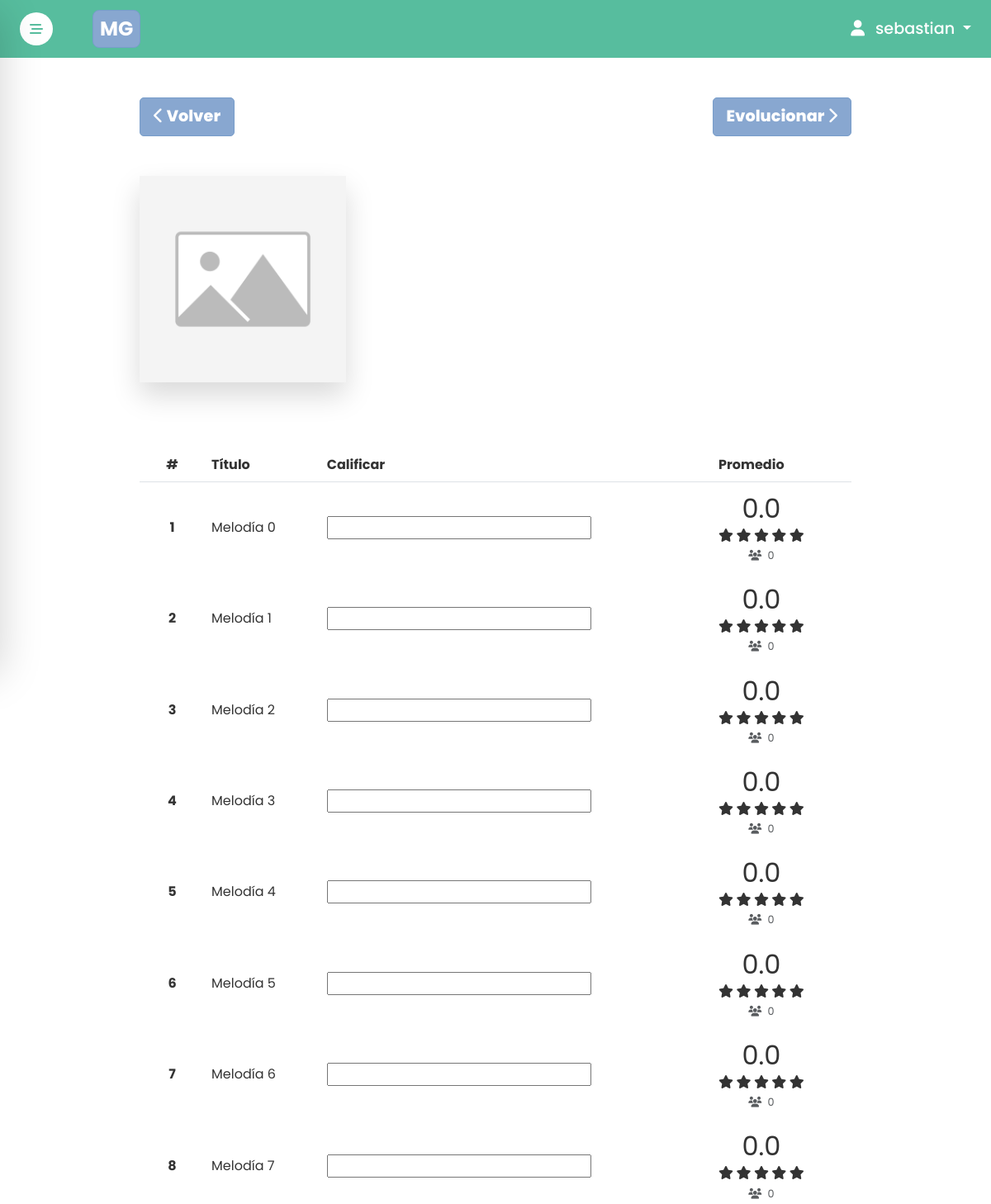
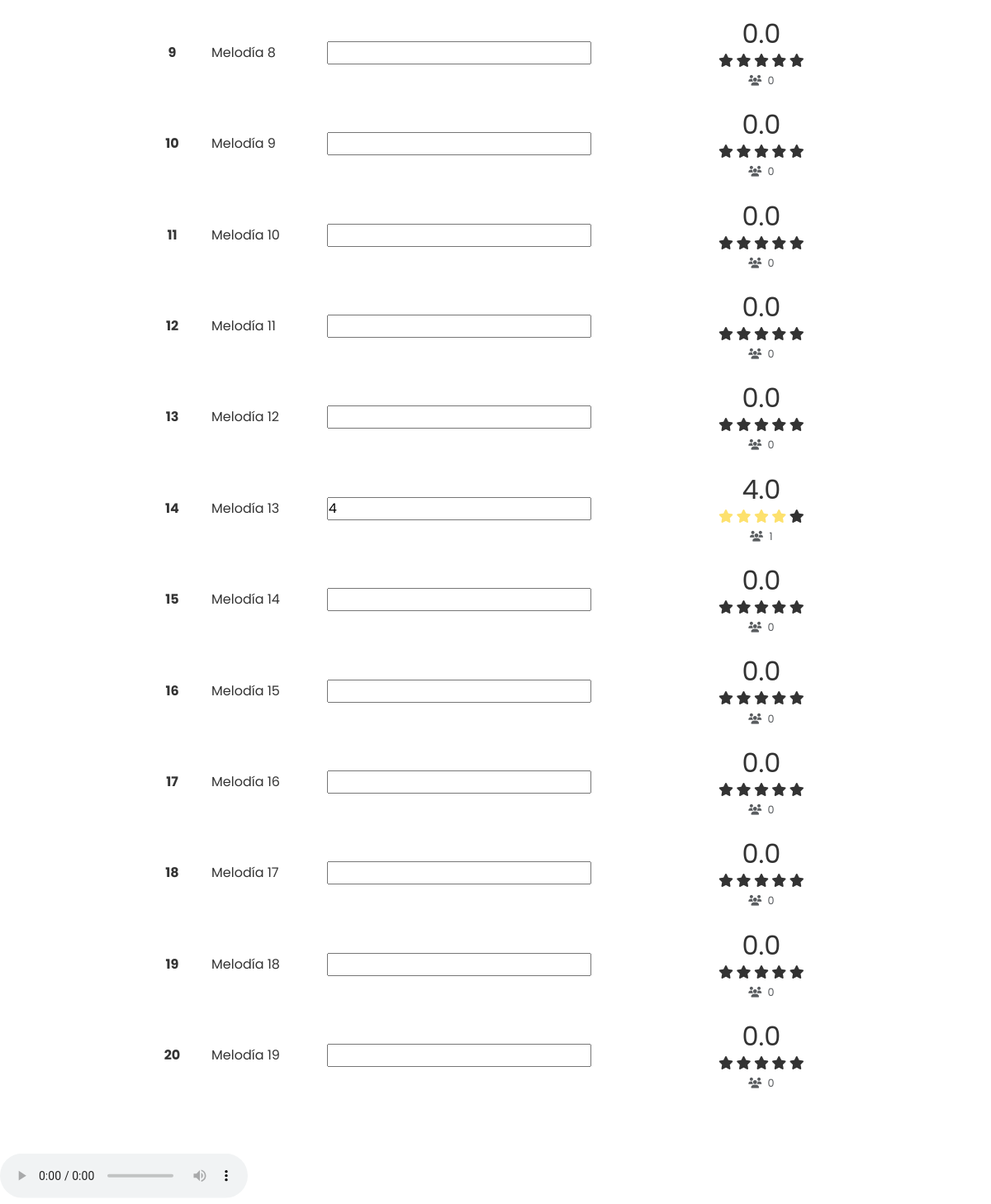
The app's page /ga/generations/1/ (signed in) with its own data (2 pictures, top to bottom).
### apps/ga/models.py (models this page shows, shortened)
class GeneratedMusic(models.Model):
    musical_representation = models.ForeignKey(
        MusicalRepresentation, on_delete=models.CASCADE)
    ga_info = models.ForeignKey(GeneticAlgorithmInfo, on_delete=models.CASCADE)
    melodies = models.ManyToManyField(GeneratedMelody)
    generation_number = models.PositiveIntegerField(default=1)
    created_at = models.DateTimeField(auto_now_add=True)
    duration = models.FloatField(default=0.0)
    img = models.ImageField(upload_to='img/', default='img/default.jpg')
    class Meta:
        ordering = ['-created_at']

class GeneratedMelody(models.Model):
    title = models.CharField(max_length=255)
    melody = models.FileField(upload_to='melodies/')
    user_rating = models.ManyToManyField('Evaluation')
    average_ratings = models.FloatField(
        default=0.0, validators=[MinValueValidator(0.0), MaxValueValidator(5.0)])
    generation = models.PositiveIntegerField(default=1)
    duration = models.FloatField(default=0.0)
    created_at = models.DateTimeField(auto_now_add=True)
    def user_has_rated(self, user):
        return self.user_rating.filter(user=user).exists()
    class Meta:
        ordering = ['-created_at']

### apps/ga/views.py (the view)
# urls.py: path('generations/<int:generations_id>/',
@login_required
def generations(request, generations_id):
    user = request.user
    generated_music = get_object_or_404(GeneratedMusic, pk=generations_id)
    latest_generation = generated_music.melodies.filter(
        generation=generated_music.generation_number).order_by('created_at')
    user_ratings = Evaluation.objects.filter(
        user=user, melody__in=latest_generation)
    user_ratings_data = {}  # Un diccionario para almacenar los datos de calificación
    for rating in user_ratings:
        user_ratings_data[rating.melody.id] = rating.rating
    user_ratings_json = json.dumps(user_ratings_data)  # Convertir a JSON
    for melody in latest_generation:
        melody.user_has_rated = melody.user_has_rated(user)
    return render(request, 'generations.html', {'melodies': latest_generation, 'user_ratings': user_ratings_json, 'user': user, 'generated_music': generated_music})

### apps/ga/templatetags/custom_filters.py (called while the page is built)
@register.filter
def replace_comma_with_dot(value):
    return str(value).replace(',', '.')

@register.filter
def replace_underscore_with_space(value):
    return str(value).replace('melody', 'melodía').capitalize().replace('_', ' ')

@register.filter
def durationformat2(duration):
    int_duration = int(duration)
    minutes, seconds = divmod(int_duration, 60)
    return f"{int(minutes)} min {int(seconds)} s"

@register.filter
def ordinal(value):
    if 10 <= value % 100 <= 20:
        suffix = 'º'
    else:
        suffix = {1: 'º', 2: 'º', 3: 'º'}.get(value % 10, 'º')
    return f"{value}{suffix}"

### apps/ga/templates/generations.html (shortened to what this page needs)
{% extends 'base.html' %}
{% block content %}
{% load custom_filters %}
<link rel="stylesheet" href="https://cdn.plyr.io/3.6.8/plyr.css">
<header class="masthead-album">
    <div class="d-flex justify-content-between align-items-center mb-3">
        <div class="container position-relative px-4 px-lg-5">
            <div class="row gx-4 gx-lg-5 justify-content-center">
                <div class="col-md-12 col-lg-11 col-xl-10">
                    <div class="d-flex justify-content-between align-items-center">
                        <div class="d-flex justify-content-start align-items-center ">
                            <a class="btn btn-primary " id="btn" href="/ga">
                                <i class="fa-solid fa-chevron-left"></i> Volver
                            </a>
                        </div>
                        {% if user.is_superuser %}
                        <div class="d-flex justify-content-start align-items-center">
                            <form method="post" action="evolve/">
                                <button type="submit" class="btn btn-primary mb-0">
                                    Evolucionar <i class="fa-solid fa-chevron-right"></i></button>
                            </form>
                        </div>
                        {% endif %}
                    </div>
                    <div class="d-flex justify-content-start align-items-end">
                        <img class="img img-fluid" src="{{ generated_music.img.url }}"
                            alt="Álbum {{ generated_music.id }}" style="height: 100%;" />
                        <div class="album w-100">
                            <div class="title-album">Álbum {{ generated_music.id }}</div>
                            <span class="text-album mb-0">{{ melodies.0.generation|ordinal }} Generación •
                        </div>
                    </div>
                </div>
            </div>
        </div>
    </div>
</header>
<div class="container playlist px-4 px-lg-5">
    <div class="row gx-4 gx-lg-5 justify-content-center">
        <div class="col-md-12 col-lg-11 col-xl-10">
            <div class="table-responsive">
                <table class="table table-hover table-borderless bg-trans">
                    <thead>
                        <tr class="header-table">
                            <th class="text-center number-col" scope="col">#</th>
                            <th scope="col">Título</th>
                            <th class="rate-col" scope="col">Calificar</th>
                            <th class="average-col" scope="col">Promedio</th>
                        </tr>
                    </thead>
                    <tbody class="border-top body-table">
                        {% for melody in melodies %}
                        <tr>
                            <td class="align-middle text-center number-play">
                                <button id="play-button-{{ melody.id }}" class="play-button"
                                    data-src="{{ melody.melody.url }}" data-melody-id="{{ melody.id }}"
                                    data-title="{{ melody.title | replace_underscore_with_space }}">
                                    <div class="melody-number">
                                        {{ forloop.counter }}
                                    </div>
                                </button>
                            </td>
                            <td class="align-middle melody-title">
                                <span class="">
                                    {{ melody.title | replace_underscore_with_space}}
                                </span>
                            </td>
                            <td class="align-middle">
                                <form style="width: min-content;" class="rate-form" data-melody-id="{{ melody.id }}"
                                    data-user-has-rated="{% if melody.user_has_rated %}true{% else %}false{% endif %}">
                                    <div class=" d-flex align-items-center justify-content-center"
                                        style="width: min-content;">
                                        <input id="rating-input-{{ melody.id }}" type="number" class="rating "
                                            name="rating" data-min="0" data-max="5" data-step="1" data-size="sm"
                                            data-show-clear="false" data-star-titles="false" data-show-caption="false"
                                            {% if melody.user_has_rated %} data-display-only="true" {% endif %}>
                                    </div>
                                </form>
                            </td>
                            <td class="align-middle average-row">
                                <div class="info-rating">
                                    <span class="average-ratings">
                                        {{ melody.average_ratings|replace_comma_with_dot }}
                                    </span>
                                    <div class="starss">
                                        {% with average_rating=melody.average_ratings|floatformat:"0" %}
                                        {% for i in "12345"|make_list %}
                                        {% if i <= average_rating %} <i class="fa fa-star full"></i>
                                            {% else %}
                                            <i class="fa fa-star empty"></i>
                                            {% endif %}
                                            {% endfor %}
                                            {% endwith %}
                                    </div>
                                    <div class="py-1">
                                        <div class="text-muted users">
                                            <i class="fa-solid fa-users me-1"></i>
                                            <span class="user_rating">
                                                {{ melody.user_rating.all.count }}
                                            </span>
                                        </div>
                                    </div>
                                </div>
                            </td>
                        </tr>
                        {% endfor %}
                    </tbody>
                </table>
            </div>
        </div>
    </div>
</div>
<div class="audio-bar">
    <audio id="audio-player" controls>
    </audio>
</div>
{% endblock %}

### templates/base.html (shortened to what this page needs)
<!DOCTYPE html>
<html lang="en">
<head>
    {% load static %}
    <link rel="stylesheet" href="https://cdnjs.cloudflare.com/ajax/libs/font-awesome/6.4.2/css/all.min.css">
    <link href="https://cdn.jsdelivr.net/npm/bootstrap@5.3.1/dist/css/bootstrap.min.css" rel="stylesheet"
>
    <link href="https://cdn.jsdelivr.net/gh/kartik-v/bootstrap-star-rating@4.1.2/css/star-rating.min.css" media="all"
        rel="stylesheet" type="text/css" />
    <link href="https://cdn.jsdelivr.net/gh/kartik-v/bootstrap-star-rating@4.1.2/themes/krajee-svg/theme.css"
        media=" all" rel="stylesheet" type="text/css" />
    <link href="{% static 'css/acco.css' %}" rel="stylesheet" type="text/css">
    <link href="{% static 'css/base.css' %}" rel="stylesheet" type="text/css">
    <link href="{% static 'css/sidebar.css' %}" rel="stylesheet" type="text/css">
    <link href="{% static 'css/home.css' %}" rel="stylesheet" type="text/css">
</head>
<body>
    <div class="main-container">
        {% if user.is_authenticated %}
        <div class="navbar-container">
            <nav class="navbar navbar-expand-md">
                <div class="container-fluid px-4">
                    <div class="d-flex justify-content-between align-items-center">
                        <button class="btn open-btn me-5 border-0 ">
                            <i class="fas fa-stream"></i>
                        </button>
                        <a class="navbar-brand" href="/">
                            MG
                        </a>
                    </div>
                    <div class="dropdown">
                        <span class="dropdown-toggle mb-0" id="profileDropdown" role="button" data-bs-toggle="dropdown"
                            aria-haspopup="true" aria-expanded="false">
                            <i class="fas fa-user me-2"></i>
                            {{user.username}} </span>
                    </div>
                </div>
            </nav>
        </div>
        {% endif %}
        <div {% if user.is_authenticated %} class="content" {% else %} class="auth-content" {% endif %}>
            {% block content %}{% endblock %}
        </div>
    </div>
</body>
</html>

### static/css/base.css (style rules this page uses)
:root { --color-background: #fff; --color-button: #88A7D0; --color-button-hover: #789DCA; --color-navigation-bar: #57BD9E; --color-secondary-heading: #2CA880; --color-primary-heading: #009D71; --color-text: #333; --color-card: #FBFAFB; --color-card-border: #E2E2E2; --color-control: #789DCA; }
* { padding: 0%; margin: 0%; box-sizing: border-box; font-family: 'Poppins', sans-serif; }
body { user-select: none; background: var(--color-background); }
.btn-primary { --bs-btn-bg: var(--color-button); --bs-btn-border-color: var(--color-button-hover); --bs-btn-hover-bg: var(--color-button-hover); --bs-btn-hover-border-color: var(--color-button-hover); --bs-btn-disabled-color: var(--color-text); --bs-btn-disabled-bg: var(--color-button); --bs-btn-disabled-border-color: var(--color-button); --bs-btn-focus-bg: var(--color-button-hover); --bs-btn-focus-border-color: var(--color-button-hover); --bs-btn-active-bg: var(--color-button-hover); --bs-btn-active-border-color: var(--color-button-hover); --bs-btn-font-size: 0.875rem; --bs-btn-font-weight: 800; --bs-btn-padding-x: 1rem; --bs-btn-padding-y: 0.5rem; --bs-btn-border-radius: 5px; transition: transform 0.2s ease-in-out; }
@media (min-width: 767px) { .btn-primary { font-size: 1.2rem; } }

### static/css/sidebar.css (style rules this page uses)
.navbar-container { background: var(--color-navigation-bar); position: fixed; z-index: 4; width: 100%; top: 0; color: var(--color-background); }
.open-btn, .close-btn { color: var(--color-background); }
.navbar { height: 70px; }
.content { width: 100%; position: relative; left: 0; transition: all 0.3s ease-in-out; padding-top: 70px; }

### static/css/home.css (style rules this page uses)
.full { color: #fde16d; font-size: 0.75rem; }
.empty { color: var(--color-text); font-size: 0.75rem; }
@media (min-width: 767px) { .full { font-size: 1rem; } }
@media (min-width: 767px) { .empty { font-size: 1rem; } }

### templates/base.html (style rules this page uses)
.navbar-brand { color: var(--color-background); padding: 0.25rem 0.5rem; border-radius: 0.5rem; border: 1px solid var(--color-button-hover); font-size: 1.5rem; font-weight: 700; background-color: var(--color-button); transform: scale(1.0); transition: all 0.3s ease; }
.open-btn { background-color: var(--color-background); color: var(--color-navigation-bar); border-radius: 50%; width: 40px; height: 40px; display: flex; align-items: center; justify-content: center; }
.dropdown-toggle { color: var(--color-background); font-size: 1.2rem; font-weight: 500; }

### apps/ga/templates/generations.html (style rules this page uses)
.users { font-size: 0.8rem; }
.play-button { height: 2.5rem; width: 2.5rem; background-color: transparent; border: none; cursor: pointer; transition: color 0.3s ease-in-out; border-radius: 50%; font-size: 1.5rem; padding: 0; outline: none; transform: scale(1); }
.starss { font-size: 0.8rem; }
.audio-bar { position: sticky; z-index: 2; bottom: 0; width: 100%; margin: 0; }
.info-rating { display: flex; flex-direction: column; align-items: center; flex-wrap: wrap; align-content: flex-start; left: 0; }
.average-ratings { font-size: 2rem; }
.melody-number { display: block; font-size: medium; font-weight: bold; }
.table { width: 100%; margin-bottom: 1rem; vertical-align: top; --bs-table-bg: transparent; --bs-table-active-bg: #88a7d040; --bs-table-hover-bg: #88a7d018; }
header.masthead-album .album { color: var(--color-background); margin-left: 2rem; }
header.masthead-album { padding-top: 3rem; padding-bottom: 1rem; background: no-repeat center center; background-size: cover; background-attachment: scroll; }
header.masthead-album .album .title-album { font-size: 5rem; font-weight: 900; margin-bottom: 1rem; }
header.masthead-album .album .text-album { font-size: 1rem; font-weight: 300; }
.img { width: 250px; height: 250px; object-fit: cover; box-shadow: 0 1rem 2rem rgba(0, 0, 0, 0.15); transition: all 0.3s ease-in-out; }
.header-table th { font-size: medium; color: var(--color-text); }
.melody-number { font-size: medium; color: var(--color-text) }
.melody-title { font-size: medium; }
.body-table td { color: var(--color-text); }
.average-col { display: block; }
.average-row { display: block; }

### records on screen
GeneratedMusic: img (placeholder picture)
GeneratedMelody: title "Melodía 0", average_ratings "0.0", user_rating.all.count "0"
GeneratedMelody: title "Melodía 1", average_ratings "0.0", user_rating.all.count "0"
GeneratedMelody: title "Melodía 2", average_ratings "0.0", user_rating.all.count "0"
GeneratedMelody: title "Melodía 3", average_ratings "0.0", user_rating.all.count "0"
GeneratedMelody: title "Melodía 4", average_ratings "0.0", user_rating.all.count "0"
GeneratedMelody: title "Melodía 5", average_ratings "0.0", user_rating.all.count "0"
GeneratedMelody: title "Melodía 6", average_ratings "0.0", user_rating.all.count "0"
GeneratedMelody: title "Melodía 7", average_ratings "0.0", user_rating.all.count "0"
GeneratedMelody: title "Melodía 8", average_ratings "0.0", user_rating.all.count "0"
GeneratedMelody: title "Melodía 9", average_ratings "0.0", user_rating.all.count "0"
GeneratedMelody: title "Melodía 10", average_ratings "0.0", user_rating.all.count "0"
GeneratedMelody: title "Melodía 11", average_ratings "0.0", user_rating.all.count "0"
GeneratedMelody: title "Melodía 12", average_ratings "0.0", user_rating.all.count "0"
GeneratedMelody: title "Melodía 13", rating "4", average_ratings "4.0", user_rating.all.count "1"
GeneratedMelody: title "Melodía 14", average_ratings "0.0", user_rating.all.count "0"
GeneratedMelody: title "Melodía 15", average_ratings "0.0", user_rating.all.count "0"
GeneratedMelody: title "Melodía 16", average_ratings "0.0", user_rating.all.count "0"
GeneratedMelody: title "Melodía 17", average_ratings "0.0", user_rating.all.count "0"
GeneratedMelody: title "Melodía 18", average_ratings "0.0", user_rating.all.count "0"
GeneratedMelody: title "Melodía 19", average_ratings "0.0", user_rating.all.count "0"

### other values on screen
{{ user.username }} "sebastian"
